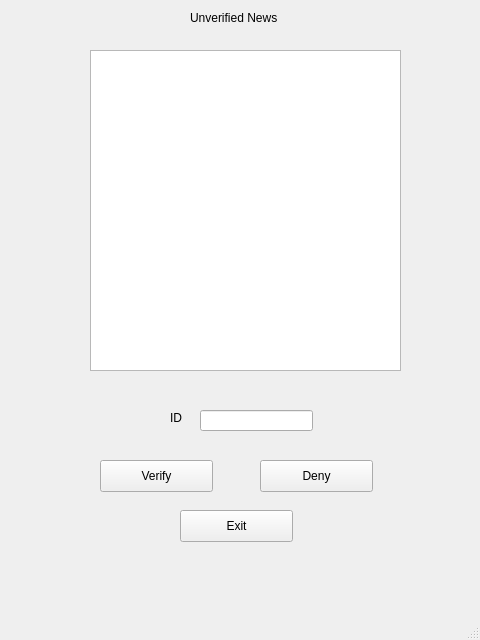
<?xml version="1.0" encoding="UTF-8"?>
<ui version="4.0">
 <class>VerifyWindow</class>
 <widget class="QMainWindow" name="VerifyWindow">
  <property name="geometry">
   <rect>
    <x>0</x>
    <y>0</y>
    <width>480</width>
    <height>640</height>
   </rect>
  </property>
  <property name="windowTitle">
   <string>MainWindow</string>
  </property>
  <widget class="QWidget" name="centralwidget">
   <widget class="QTextBrowser" name="detBrowser">
    <property name="geometry">
     <rect>
      <x>90</x>
      <y>50</y>
      <width>311</width>
      <height>321</height>
     </rect>
    </property>
   </widget>
   <widget class="QLabel" name="label">
    <property name="geometry">
     <rect>
      <x>190</x>
      <y>10</y>
      <width>111</width>
      <height>16</height>
     </rect>
    </property>
    <property name="text">
     <string>Unverified News</string>
    </property>
   </widget>
   <widget class="QPushButton" name="verBtn">
    <property name="geometry">
     <rect>
      <x>100</x>
      <y>460</y>
      <width>113</width>
      <height>32</height>
     </rect>
    </property>
    <property name="text">
     <string>Verify</string>
    </property>
   </widget>
   <widget class="QPushButton" name="denyBtn">
    <property name="geometry">
     <rect>
      <x>260</x>
      <y>460</y>
      <width>113</width>
      <height>32</height>
     </rect>
    </property>
    <property name="text">
     <string>Deny</string>
    </property>
   </widget>
   <widget class="QLineEdit" name="idEdit">
    <property name="geometry">
     <rect>
      <x>200</x>
      <y>410</y>
      <width>113</width>
      <height>21</height>
     </rect>
    </property>
   </widget>
   <widget class="QLabel" name="label_5">
    <property name="geometry">
     <rect>
      <x>170</x>
      <y>410</y>
      <width>31</width>
      <height>16</height>
     </rect>
    </property>
    <property name="text">
     <string>ID</string>
    </property>
   </widget>
   <widget class="QPushButton" name="exitBtn">
    <property name="geometry">
     <rect>
      <x>180</x>
      <y>510</y>
      <width>113</width>
      <height>32</height>
     </rect>
    </property>
    <property name="text">
     <string>Exit</string>
    </property>
   </widget>
  </widget>
  <widget class="QStatusBar" name="statusbar"/>
 </widget>
 <resources/>
 <connections>
  <connection>
   <sender>exitBtn</sender>
   <signal>clicked()</signal>
   <receiver>VerifyWindow</receiver>
   <slot>close()</slot>
   <hints>
    <hint type="sourcelabel">
     <x>236</x>
     <y>525</y>
    </hint>
    <hint type="destinationlabel">
     <x>239</x>
     <y>319</y>
    </hint>
   </hints>
  </connection>
 </connections>
</ui>
